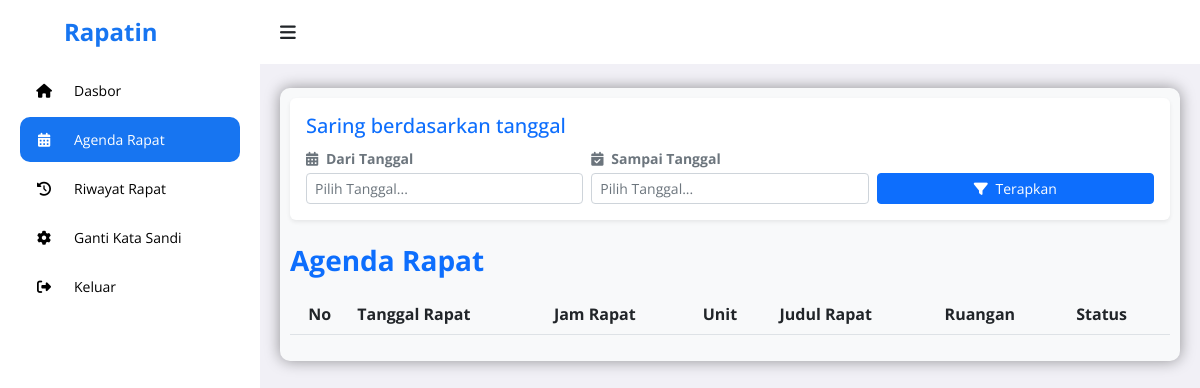
/peserta/agenda.php (signed in), run on an earlier commit of the app's database.
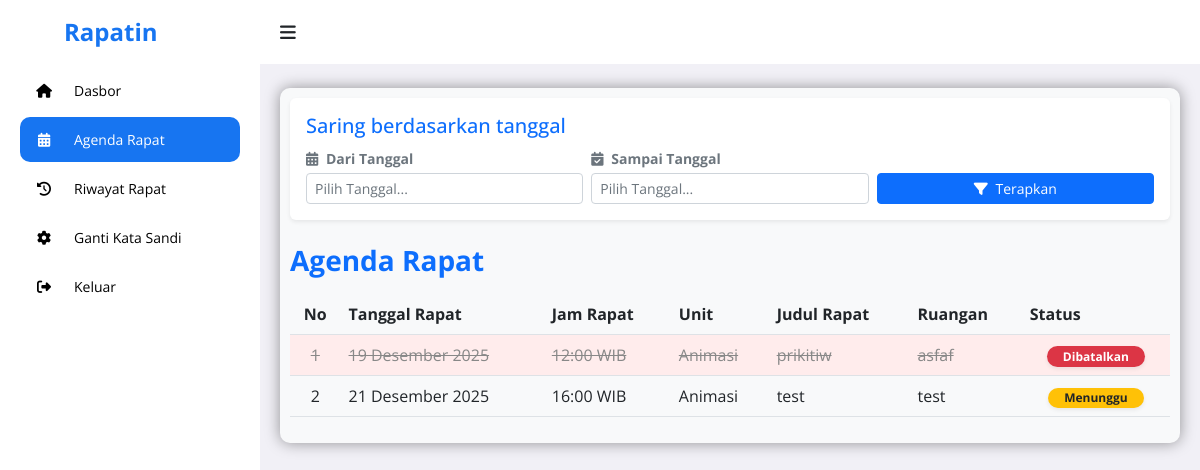
And on a later commit of the database.
### tables this page shows
CREATE TABLE `agenda_rapat` (
  `id_rapat` int NOT NULL,
  `tanggal_rapat` date NOT NULL,
  `jam_rapat` time NOT NULL,
  `judul_rapat` varchar(255) NOT NULL,
  `ruang_rapat` varchar(100) DEFAULT NULL,
  `keterangan` text,
  `notulen_file` varchar(255) DEFAULT NULL,
  `id_unit` int NOT NULL,
  `id_pembuat` int NOT NULL,
  `status` enum('aktif','dibatalkan') DEFAULT 'aktif'
);

CREATE TABLE `unit` (
  `id_unit` int NOT NULL,
  `nama_unit` varchar(255) NOT NULL
);

### peserta/agenda.php (the view, shortened to what this page needs)
<?php
include '../php/koneksi.php';
$id_user = mysqli_real_escape_string($koneksi, $_SESSION['id_user']);
$now_datetime = date('Y-m-d H:i:s');
function tgl_indo($tanggal){
    $bulan = array (1 => 'Januari', 'Februari', 'Maret', 'April', 'Mei', 'Juni', 'Juli', 'Agustus', 'September', 'Oktober', 'November', 'Desember');
    $pecahkan = explode('-', $tanggal);
    return $pecahkan[2] . ' ' . $bulan[ (int)$pecahkan[1] ] . ' ' . $pecahkan[0];
}
$tgl_awal  = isset($_POST['tgl_awal']) ? $_POST['tgl_awal'] : null;
$tgl_akhir = isset($_POST['tgl_akhir']) ? $_POST['tgl_akhir'] : null;
$sql_agenda = "
    SELECT
        ar.tanggal_rapat,
        ar.jam_rapat,
        ar.judul_rapat,
        ar.keterangan,
        ar.ruang_rapat,
        ar.status,
        o.nama_unit
    FROM
        agenda_rapat ar
    JOIN
        peserta_rapat pr ON ar.id_rapat = pr.id_rapat
    LEFT JOIN
        unit o ON ar.id_unit = o.id_unit
    WHERE
        pr.id_user = '$id_user'";
$sql_agenda .= " AND (
                    (ar.status = 'dibatalkan' AND CONCAT(ar.tanggal_rapat, ' ', ar.jam_rapat) >= '$now_datetime')
                    OR
                    (ar.status = 'aktif' AND CONCAT(ar.tanggal_rapat, ' ', ar.jam_rapat) >= '$now_datetime')
                 )";
$sql_agenda .= " ORDER BY ar.tanggal_rapat ASC, ar.jam_rapat ASC";
$query_agenda = mysqli_query($koneksi, $sql_agenda);
function get_status_display($db_status, $tanggal, $jam) {
    if ($db_status == 'dibatalkan') {
        return ['text' => 'Dibatalkan', 'class' => 'bg-danger'];
    }
    $datetime_rapat = date('Y-m-d H:i:s', strtotime("$tanggal $jam"));
    $now = date('Y-m-d H:i:s');
    if ($datetime_rapat >= $now) {
        return ['text' => 'Menunggu', 'class' => 'bg-warning text-dark'];
    }
    return ['text' => 'Selesai', 'class' => 'bg-success'];
}
?>
<!DOCTYPE html>
<html lang="en">
  <head>
    <link rel="stylesheet" href="https://cdn.jsdelivr.net/npm/flatpickr/dist/flatpickr.min.css">
    <link rel="stylesheet" href="https://cdnjs.cloudflare.com/ajax/libs/font-awesome/6.4.0/css/all.min.css"/>
    <link rel="stylesheet" href="https://cdn.jsdelivr.net/npm/bootstrap@5.2.3/dist/css/bootstrap.min.css"/>
    <link rel="stylesheet" href="https://cdn.datatables.net/2.3.4/css/dataTables.bootstrap5.css"/>
    <link rel="stylesheet" href="https://cdn.datatables.net/responsive/2.3.4/css/responsive.bootstrap5.min.css"/>
    <link rel="stylesheet" href="../assets/peserta.css" />
    <link rel="stylesheet" href="https://unpkg.com/aos@next/dist/aos.css" />
  </head>
  <body>
    <section id="sidebar">
    <a href="../index.html" data-aos="fade-down" class="logo ps-3"><i class='ps-5'></i> Rapatin</a>
    <ul class="side-menu" data-aos="fade-right">
      <li><a href="dashboard.php"><i class="fa-solid fa-home icon"></i> Dasbor</a></li>
      <li><a href="agenda.php" class="active"><i class="fa-solid fa-calendar-days icon"></i> Agenda Rapat</a></li>
      <li><a href="history.php"><i class="fa-solid fa-clock-rotate-left icon"></i> Riwayat Rapat</a></li>
      <li><a href="ganti_password.php"><i class="fa-solid fa-gear icon"></i> Ganti Kata Sandi</a></li>
      <li><a href="logout.php"><i class="fa-solid fa-right-from-bracket icon"></i> Keluar</a></li>
    </ul>
  </section>
  <section id="content">
      <nav class="atas">
        <i data-aos="fade-right" class='fa-solid fa-bars toggle-sidebar' ></i>
      </nav>
      <main>
        <div data-aos="fade-down" class="rapat bg-light">
          <div class="card border-0 shadow-sm mb-4">
              <div class="card-body p-3">
                  <h5 class="text-primary">Saring berdasarkan tanggal</h5>
                  <form action="" method="POST">
                      <div class="row align-items-end g-2">
                          <div class="col-md-4">
                              <label class="form-label small fw-bold text-muted mb-1"><i class="fa-solid fa-calendar-days me-1"></i> Dari Tanggal</label>
                              <input type="text" name="tgl_awal" class="form-control form-control-sm input-tanggal" value="<?php echo $tgl_awal; ?>" placeholder="Pilih Tanggal..." autocomplete="off">
                          </div>
                          <div class="col-md-4">
                              <label class="form-label small fw-bold text-muted mb-1"><i class="fa-solid fa-calendar-check me-1"></i> Sampai Tanggal</label>
                              <input type="text" name="tgl_akhir" class="form-control form-control-sm input-tanggal" value="<?php echo $tgl_akhir; ?>" placeholder="Pilih Tanggal..." autocomplete="off">
                          </div>
                          <div class="col-md-4 d-flex gap-2">
                              <button type="submit" class="btn btn-primary btn-sm flex-grow-1">
                                  <i class="fa-solid fa-filter me-1"></i> Terapkan
                              </button>
                          </div>
                      </div>
                  </form>
              </div>
        </div>
        <div class="d-flex justify-content-between align-items-center mb-3 page-header-mobile">
            <h2 class="text-primary fw-bold m-0 fs-3">Agenda Rapat</h2>
        </div>
          <table id="tabel-rapat" class="table table-hover nowrap" style="width:100%">
            <thead>
              <tr>
                <th class="text-center">No</th>
                <th>Tanggal Rapat</th>
                <th>Jam Rapat</th>
                <th>Unit</th>
                <th>Judul Rapat</th>
                <th>Ruangan</th>
                <th>Status</th>
              </tr>
            </thead>
            <tbody>
            <?php
            $no = 1;
            if (mysqli_num_rows($query_agenda) > 0) {
                while ($rapat = mysqli_fetch_assoc($query_agenda)) {
                    $db_status = isset($rapat['status']) ? $rapat['status'] : 'aktif';
                    $status_display = get_status_display($db_status, $rapat['tanggal_rapat'], $rapat['jam_rapat']);
                    $jam_wib = date('H:i', strtotime($rapat['jam_rapat'])) . ' WIB';
                    $row_class = ($db_status == 'dibatalkan') ? 'row-cancelled' : '';
            ?>
                <tr class="<?php echo $row_class; ?>">
                    <td class="text-center"><?php echo $no++; ?></td>
                    <td><?php echo htmlspecialchars(tgl_indo($rapat['tanggal_rapat'])); ?></td>
                    <td><?php echo $jam_wib; ?></td>
                    <td><?php echo htmlspecialchars($rapat['nama_unit']); ?></td>
                    <td><?php echo htmlspecialchars($rapat['judul_rapat']); ?></td>
                    <td><?php echo htmlspecialchars($rapat['ruang_rapat']); ?></td>
                    <td class="text-center status-cell">
                        <span class="badge <?php echo $status_display['class']; ?> rounded-pill px-3 shadow-sm">
                            <?php echo $status_display['text']; ?>
                        </span>
                    </td>
                </tr>
            <?php
                }
            }
            ?>
            </tbody>
          </table>
        </div>
      </main>
      </section>
  </body>
</html>

### assets/peserta.css (style rules this page uses)
* { font-family: 'Open Sans', sans-serif; margin: 0; padding: 0; box-sizing: border-box; }
:root { --abu: #f1f0f6; --putih: #fff; --hitam: #000; --biru: #1775f1; }
html { overflow-x: hidden; }
body { background: var(--abu); overflow-x: hidden; }
a { text-decoration: none; }
li { list-style: none; }
#sidebar { position: fixed; max-width: 260px; width: 100%; background: var(--putih); top: 0; left: 0; height: 100%; overflow-y: auto; scrollbar-width: none; transition: all 0.3s ease; z-index: 200; }
#sidebar .logo { font-size: 24px; display: flex; align-items: center; height: 64px; font-weight: 700; color: var(--biru); position: sticky; top: 0; left: 0; z-index: 100; background: var(--putih); transition: all 0.3s ease; padding: 0 6px; }
#sidebar .icon { min-width: 48px; display: flex; justify-content: center; align-items: center; margin-right: 6px; }
#sidebar .side-menu { padding: 0 20px; transition: all 0.3s ease; }
#sidebar .side-menu a { display: flex; align-items: center; font-size: 14px; color: var(--hitam); padding: 12px 16px 12px 0; transition: all 0.3s ease; border-radius: 10px; margin: 4px 0; white-space: nowrap; }
#sidebar .side-menu > li > a.active, #sidebar .side-menu > li > a.active:hover { background: var(--biru); color: var(--putih); }
#content { position: relative; width: calc(100% - 260px); left: 260px; transition: all 0.3s ease; }
.atas { background: var(--putih); height: 64px; padding: 0 20px; display: flex; align-items: center; grid-gap: 28px; position: sticky; top: 0; left: 0; z-index: 100; }
nav .toggle-sidebar { font-size: 18px; cursor: pointer; }
main { width: 100%; padding: 24px 20px 20px 20px; }
main .rapat { box-shadow: 0 0 15px 0 rgba(0, 0, 0, 0.4); border-radius: 10px; padding: 10px; }

### peserta/agenda.php (style rules this page uses)
.row-cancelled { background-color: #ffecec !important; }
.row-cancelled td { color: #888; text-decoration: line-through; }
.row-cancelled td.status-cell { text-decoration: none; }

What changed in the data, as far as the page shows it:
added agenda_rapat: tanggal_rapat "19 Desember 2025", jam_rapat "12:00 WIB", id_unit.nama_unit "Animasi", judul_rapat "prikitiw", ruang_rapat "asfaf", text "Dibatalkan"
added agenda_rapat: tanggal_rapat "21 Desember 2025", jam_rapat "16:00 WIB", id_unit.nama_unit "Animasi", judul_rapat "test", ruang_rapat "test", text "Menunggu"
